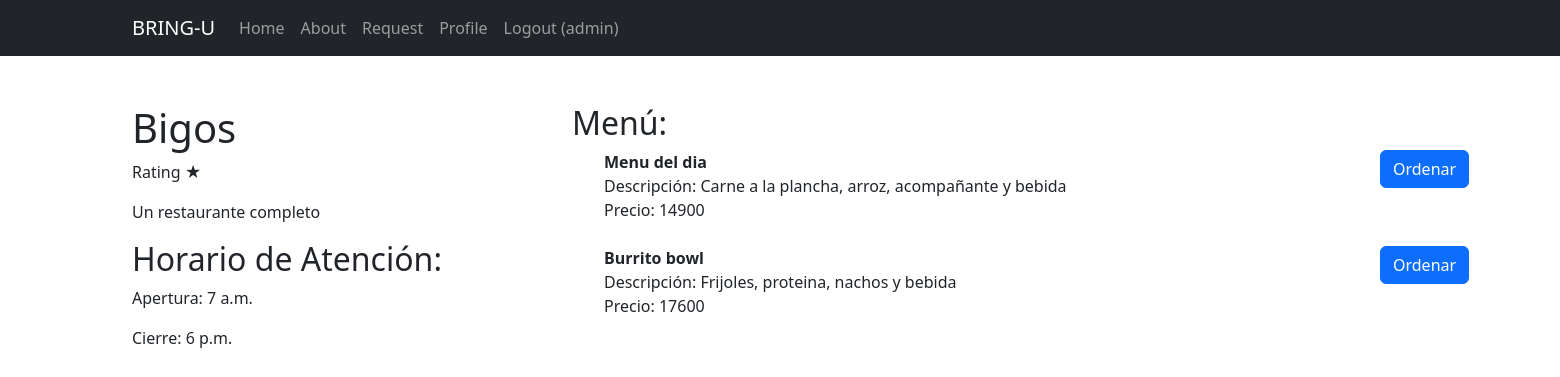
The page /business/1/ (signed in) on the database its author committed.
### accounts/models.py (models this page shows)
class UserProfile(AbstractUser):
    id = models.AutoField(primary_key=True)
    is_service_prov = models.BooleanField(default=False)
    first_name = models.CharField(max_length=100)
    last_name = models.CharField(max_length=100)
    username = models.CharField(max_length=15, unique=True)
    tel = models.IntegerField(null=True)
    profile_pic = models.ImageField(upload_to=upload_to, blank=True, null=True)
    email = models.EmailField()
    pass

### bring_u/models.py (models this page shows, shortened)
class Business(models.Model):
    id_business = models.AutoField(primary_key=True)
    name = models.CharField(max_length=70)
    desc = models.CharField(max_length=100)
    opening_time = models.TimeField(default="07:00:00")
    closing_time = models.TimeField(default="18:00:00")

class Product(models.Model):
    id_product = models.AutoField(primary_key=True)
    name = models.CharField(max_length=50)
    desc = models.CharField(max_length=150)
    price = models.IntegerField()
    fk_id_business = models.ForeignKey(Business, on_delete=models.CASCADE)

### bring_u/views.py (the view)
# urls.py: path('business/<int:id_business>/', bringuViews.product, name='business_detail'),
@login_required
def product(request, id_business):
    business = get_object_or_404(Business, pk=id_business)
    products = business.product_set.all()  # Obtener todos los productos asociados al restaurante
    return render(request, 'business_detail.html', {'business': business, 'products': products})

### bring_u/templates/business_detail.html (shortened to what this page needs)
<body style="overflow-x: hidden;">
    {% extends "base.html" %}
    {% block content %}
    <div class="container mt-5">
        <div class="row">
            <div class="col">
                <h1>{{ business.name }}</h1>
                <p>Rating ★</p>
                <p>{{ business.desc }}</p>
                <h2>Horario de Atención:</h2>
                <p>Apertura: {{ business.opening_time }}</p>
                <p>Cierre: {{ business.closing_time }}</p>
            </div>
            <div class="col-8">
                <h2>Menú:</h2>
                <ul style="list-style: none; height: 80vh; width: 100vw; overflow: auto; overflow-x: hidden;">
                    {% for product in products %}
                    <li>
                        <div class="row">
                            <div class="col">
                                <strong>{{ product.name }}</strong><br>
                                Descripción: {{ product.desc }}<br>
                                Precio: {{ product.price }}
                            </div>
                            <div class="col">
                                <button class="btn btn-primary btn-ordenar" type="button"
                                data-bs-toggle="modal" data-bs-target="#staticBackdrop"
                                data-product-id="{{ product.id_product }}"
                                data-product-name="{{ product.name }}"
                                data-product-desc="{{ product.desc }}"
                                data-product-price="{{ product.price }}"
                                data-business-name="{{ business.name }}"
                                onclick="sendOrder(this)">
                                    Ordenar
                                </button>
                            </div>
                        </div>
                    </li>
                    <br>
                    {% endfor %}
                </ul>
            </div>
        </div>
    </div>
    {% endblock %}

### bring_u/templates/base.html (shortened to what this page needs)
<!DOCTYPE html>
<html lang="en">
<head>
    <link href="https://cdn.jsdelivr.net/npm/bootstrap@5.3.1/dist/css/bootstrap.min.css" rel="stylesheet">
</head>
<body>
    <header>
        <nav class="navbar navbar-expand-lg navbar-dark bg-dark">
          <div class="container d-flex">
              <a class="navbar-brand" href="/">BRING-U</a>
              <div class="collapse navbar-collapse mr-auto" id="navbarNav">
                  <ul class="navbar-nav ml-auto">
                      <li class="nav-item mr-auto">
                          <a class="nav-link" href="#">Home</a>
                      </li>
                      <li class="nav-item">
                          <a class="nav-link" href="#">About</a>
                      </li>
                      <li class="nav-item">
                        <a class="nav-link" href="/request"> Request</a>
                      </li>
                      {% if user.is_authenticated %}
                        <li class="nav-item">
                            <a class="nav-link" href="/profile">Profile</a>
                        </li>
                      {% endif %}
                      <div class="navbar-nav ms-auto">
                            {% if user.is_authenticated %}
                            <a class="nav-link" href="{% url 'logoutaccount' %}">
                                Logout ({{ user.username }})
                            </a>
                            {% else %}
                            <a class="nav-link" href="{% url 'loginaccount' %}">Login</a>
                            <a class="nav-link" href="{% url 'signup' %}">
                                Sign Up
                            </a>
                            {% endif %}
                      </div>
                  </ul>
              </div>
          </div>
      </nav>
      </header>
      <main>
        {% block content %}
        {% endblock %}
        </main>
</body>
</html>

### rows shown on the page
UserProfile: username "admin"
Business: name "Bigos", desc "Un restaurante completo", opening_time "7 a.m.", closing_time "6 p.m."
Product: name "Menu del dia", desc "Carne a la plancha, arroz, acompañante y bebida", price "14900"
Product: name "Burrito bowl", desc "Frijoles, proteina, nachos y bebida", price "17600"
